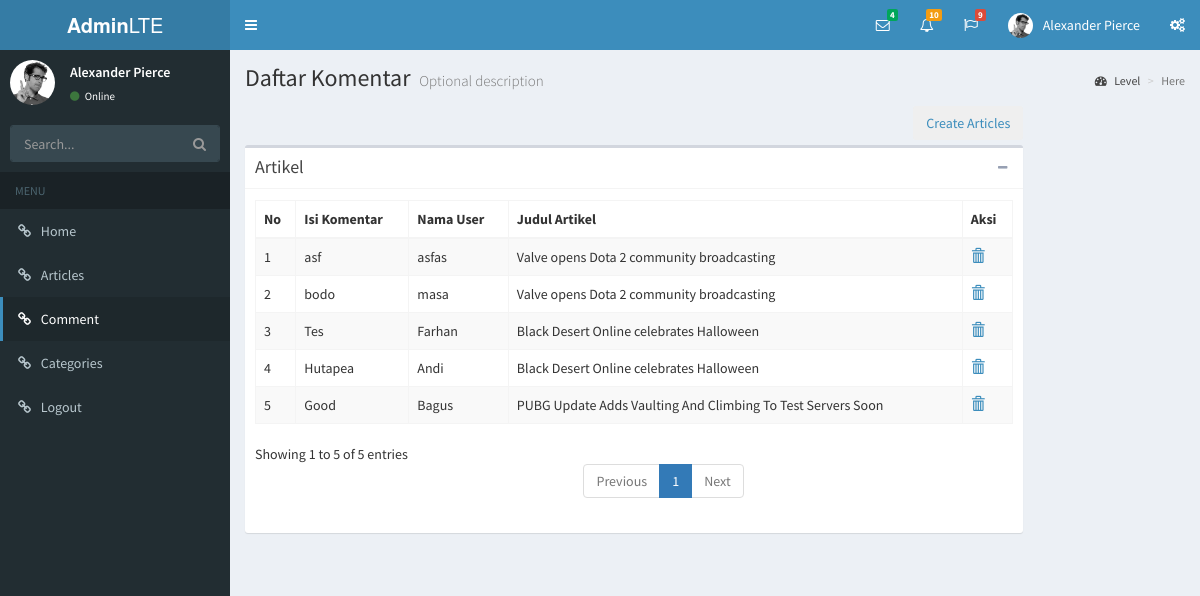
/admin/module?module=comment, run on the app's committed database.
### tables this page shows
CREATE TABLE `tabelkomentar` (
  `id_komentar` int(11) NOT NULL,
  `isi_komentar` text NOT NULL,
  `tanggal_komentar` datetime NOT NULL,
  `nama_user` varchar(100) NOT NULL,
  `id_artikel` int(11) NOT NULL
);

CREATE TABLE `tabelartikel` (
  `id_artikel` int(11) NOT NULL,
  `judul_artikel` text NOT NULL,
  `isi_artikel` text NOT NULL,
  `tanggal_artikel` datetime NOT NULL,
  `id_kategori` int(11) NOT NULL
);

### application/controllers/Admin.php (called while the page is built, shortened)
<?php
Class Admin extends CI_Controller {
	function __construct(){
		$this->load->helper(array('form', 'url'));
		$this->load->library('form_validation');
        $this->load->library('session');
		$this->load->model('Model_admin');
	}
    function module(){
        $module =   $this->input->get('module');
        switch ($module) {
            case 'comment':
                $data['comments']   =   $this->Model_admin->get_all_comments();
                $data['menu']       =   $this->load->view('admin/comment', $data, TRUE);
                $this->load->view('admin/blank',$data);
                break;
        }
    }
}
?>

### index.php (called while the page is built, shortened)
<?php
require_once BASEPATH.'core/CodeIgniter.php';

### application/models/Model_admin.php (called while the page is built, shortened)
<?php
Class Model_admin extends CI_Model {
	function get_all_comments(){
		$this->db->select('tabelkomentar.id_komentar,tabelkomentar.isi_komentar,tabelkomentar.tanggal_komentar,tabelkomentar.nama_user,tabelkomentar.id_artikel,tabelartikel.judul_artikel');
		$this->db->from('tabelkomentar');
		$this->db->join('tabelartikel', 'tabelkomentar.id_artikel = tabelartikel.id_artikel','left');
		$this->db->order_by('tabelartikel.id_artikel', 'DESC');
		return $this->db->get()->result_array();
	}
}
?>

### application/views/admin/comment.php (the view)
<section class="content-header">
      <h1>
        Daftar Komentar
        <small>Optional description</small>
      </h1>
      <ol class="breadcrumb">
        <li><a href="#"><i class="fa fa-dashboard"></i> Level</a></li>
        <li class="active">Here</li>
      </ol>
</section>
<section class="content container-fluid">
  <div class="row">
    <div class="col-lg-10">
      <div class="clearfix" style="padding-bottom: 5px;">
        <button type="button" class="btn pull-right"><a href="?module=articles&aksi=tambahberita">Create Articles</a>
        </button>
      </div>
      <div class="box box-default">
        <div class="box-header with-border">
          <h3 class="box-title">Artikel</h3>
            <div class="box-tools pull-right">
              <button class="btn btn-box-tool" data-widget="collapse"><i class="fa fa-minus"></i></button>
            </div>
        </div>
        <div class="box-body">
          <table id="example" class="table table-striped table-bordered" cellspacing="0" width="100%">
            <thead>
              <tr>
                <th>No</th>
                <th>Isi Komentar</th>
                <th>Nama User</th>
                <th>Judul Artikel</th>
                <th>Aksi</th>
              </tr>
            </thead>
            <tbody>
              <?php
              $no = 1;
              foreach ($comments as $comment) : ?>
                <tr>
                  <td><?php echo $no; ?></td>
                  <td><?php echo $comment['isi_komentar']; ?></td>
                  <td><?php echo $comment['nama_user']; ?></td>
                  <td><?php echo $comment['judul_artikel']; ?></td>
                  <td><a href="delete_comment?id=<?php echo $comment['id_komentar']; ?>"><span class="glyphicon glyphicon-trash"></span></td>
                </tr>
              <?php
              $no++;
              endforeach; ?>
            </tbody>
          </table>
        </div>
      </div>
    </div>
  </div>
</section>

### data on the page
tabelkomentar: isi_komentar "asf", nama_user "asfas", id_artikel.judul_artikel "Valve opens Dota 2 community broadcasting"
tabelkomentar: isi_komentar "bodo", nama_user "masa", id_artikel.judul_artikel "Valve opens Dota 2 community broadcasting"
tabelkomentar: isi_komentar "Tes", nama_user "Farhan", id_artikel.judul_artikel "Black Desert Online celebrates Halloween"
tabelkomentar: isi_komentar "Hutapea", nama_user "Andi", id_artikel.judul_artikel "Black Desert Online celebrates Halloween"
tabelkomentar: isi_komentar "Good", nama_user "Bagus", id_artikel.judul_artikel "PUBG Update Adds Vaulting And Climbing To Test Servers Soon"
